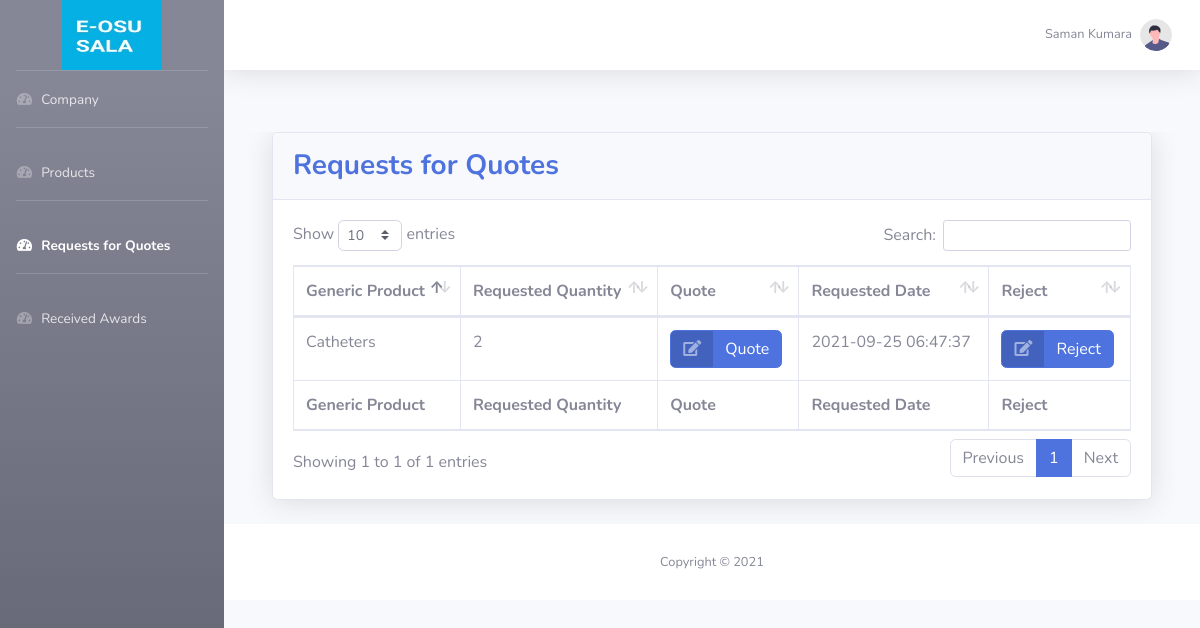
Page /supplierHome.php?page=supplierRequest (signed in) on the committed database.
### tables this page shows
CREATE TABLE `genericrequestsupplier` (
  `generic_request_supplier_id` int(11) NOT NULL,
  `generic_request_id` int(11) NOT NULL,
  `Supplier_supplier_id` int(11) NOT NULL,
  `supplier_acceptance` varchar(45) DEFAULT NULL,
  `request_status` tinyint(4) NOT NULL DEFAULT 1,
  `create_date` datetime NOT NULL,
  `update_date` datetime DEFAULT NULL,
  `Active` tinyint(4) DEFAULT 1
);

CREATE TABLE `generic` (
  `generic_id` int(11) NOT NULL,
  `Category_category_id` int(11) NOT NULL,
  `name` varchar(100) NOT NULL,
  `current_stock_level` int(11) DEFAULT NULL,
  `reorder_stock_level` int(11) DEFAULT NULL,
  `buffer_stock_level` int(11) DEFAULT NULL,
  `status` varchar(45) DEFAULT NULL,
  `total_space` int(11) DEFAULT NULL,
  `total_req_per_year` int(11) DEFAULT NULL,
  `monthly_consumption` int(11) DEFAULT NULL,
  `lead_time` int(11) DEFAULT NULL,
  `purchese_amount` int(11) DEFAULT NULL,
  `create_date` datetime NOT NULL,
  `update_date` datetime DEFAULT NULL,
  `Active` tinyint(4) DEFAULT 1
);

CREATE TABLE `genericrequest` (
  `generic_request_id` int(11) NOT NULL,
  `Generic_generic_id` int(11) NOT NULL,
  `quantity` int(11) NOT NULL,
  `quote_value` int(11) NOT NULL,
  `generic_order_status` tinyint(4) NOT NULL DEFAULT 0,
  `award_status` int(11) NOT NULL DEFAULT 0,
  `create_date` datetime NOT NULL,
  `update_date` datetime DEFAULT NULL,
  `Active` tinyint(4) DEFAULT 1
);

### view/supplierviews/supplierRequest.php (the view, shortened to what this page needs)
<!DOCTYPE html>
<html lang="en">
<head>
</head>
<body id="page-top">
    <?php include 'config/database.php';
    ?>
    <div id="wrapper">
        <div id="content-wrapper" class="d-flex flex-column">
            <div id="content">
                <div class="container-fluid">
                    <div class="card shadow mb-4">
                        <div class="card-header py-3">
                            <h3 class="m-0 font-weight-bold text-primary">Requests for Quotes</h3>
                        </div>
                        <div class="card-body">
                            <div class="table-responsive">
                                <table class="table table-bordered" id="dataTable" width="100%" cellspacing="0">
                                    <thead>
                                        <tr>
                                            <th>Generic Product</th>
                                            <th>Requested Quantity</th>
                                            <th>Quote</th>
                                            <th>Requested Date</th>
                                            <th>Reject</th>
                                        </tr>
                                    </thead>
                                    <tfoot>
                                        <tr>
                                            <th>Generic Product</th>
                                            <th>Requested Quantity</th>
                                            <th>Quote</th>
                                            <th>Requested Date</th>
                                            <th>Reject</th>
                                        </tr>
                                    </tfoot>
                                    <tbody>
                                        <?php
                                        $supplier_id = $_SESSION["SUID"];
                                        $generic = $conn->query("SELECT *,GenericRequestSupplier.create_date as reDate,GenericRequest.Active as Act FROM GenericRequestSupplier
                                        INNER JOIN GenericRequest ON GenericRequest.generic_request_id = GenericRequestSupplier.generic_request_id
                                        INNER JOIN Generic ON Generic.generic_id = GenericRequest.Generic_generic_id
                                         WHERE GenericRequestSupplier.Supplier_supplier_id = $supplier_id AND GenericRequest.Active = 1 order by GenericRequest.create_date asc");
                                        if ($generic) {
                                            while ($row = $generic->fetch_assoc()) :
                                                $gen_req_id = $row["generic_request_id"];
                                                $generic_req_sum_sql = $conn->query("SELECT SUM(`quantity`) AS TotalItemsOrdered FROM GenericResponse WHERE `GenericRequest_generic_request_id` = $gen_req_id");
                                                $sum = $generic_req_sum_sql->fetch_object()->TotalItemsOrdered;
                                                if ($sum) {
                                                    $sum = $sum;
                                                } else {
                                                    $sum = 0;
                                                }
                                        ?>
                                                <tr>
                                                    <td><?php echo $row["name"]; ?> </td>
                                                    <td><?php echo $row["quantity"]; ?></td>
                                                    <td>
                                                        <?php if ($row["Act"] == 1 && $sum < $row["quantity"]) { ?>
                                                            <a href="" class="btn btn-primary btn-icon-split quote_req" data-toggle="modal" data-target="#quoteResponse" id="quote_btn" data-gen-req-id="<?php echo $row["generic_request_id"]; ?>">
                                                                <span class="icon text-white-50">
                                                                    <i class="fas fa-edit"></i>
                                                                </span>
                                                                <span class="text">Quote</span>
                                                            </a>
                                                        <?php } else {
                                                            echo '<span class="badge badge-success text">Quoted</span>';
                                                        } ?>
                                                    </td>
                                                    <td><?php echo $row["reDate"] ?></td>
                                                    <td>
                                                        <?php if ($row["Act"] == 1 && $sum < $row["quantity"]) { ?>
                                                            <a href="#" class="btn btn-primary btn-icon-split" onclick='reject(<?php echo $row["generic_request_id"] ?>)' id="reject">
                                                                <span class="icon text-white-50">
                                                                    <i class="fas fa-edit"></i>
                                                                </span>
                                                                <span class="text">Reject</span>
                                                            </a>
                                                        <?php } else {
                                                            echo '<span class="badge badge-success text">Quoted</span>';
                                                        } ?>
                                                    </td>
                                                </tr>
                                        <?php endwhile;
                                        } ?>
                                    </tbody>
                                </table>
                            </div>
                        </div>
                    </div>
                </div>
            </div>
        </div>
    </div>
</body>
</html>

### rows in the picture
genericrequestsupplier: generic.name "Catheters", generic_request.quantity "2", create_date "2021-09-25 06:47:37"

### other values in the picture
$_SESSION["Name"] "Saman Kumara"
